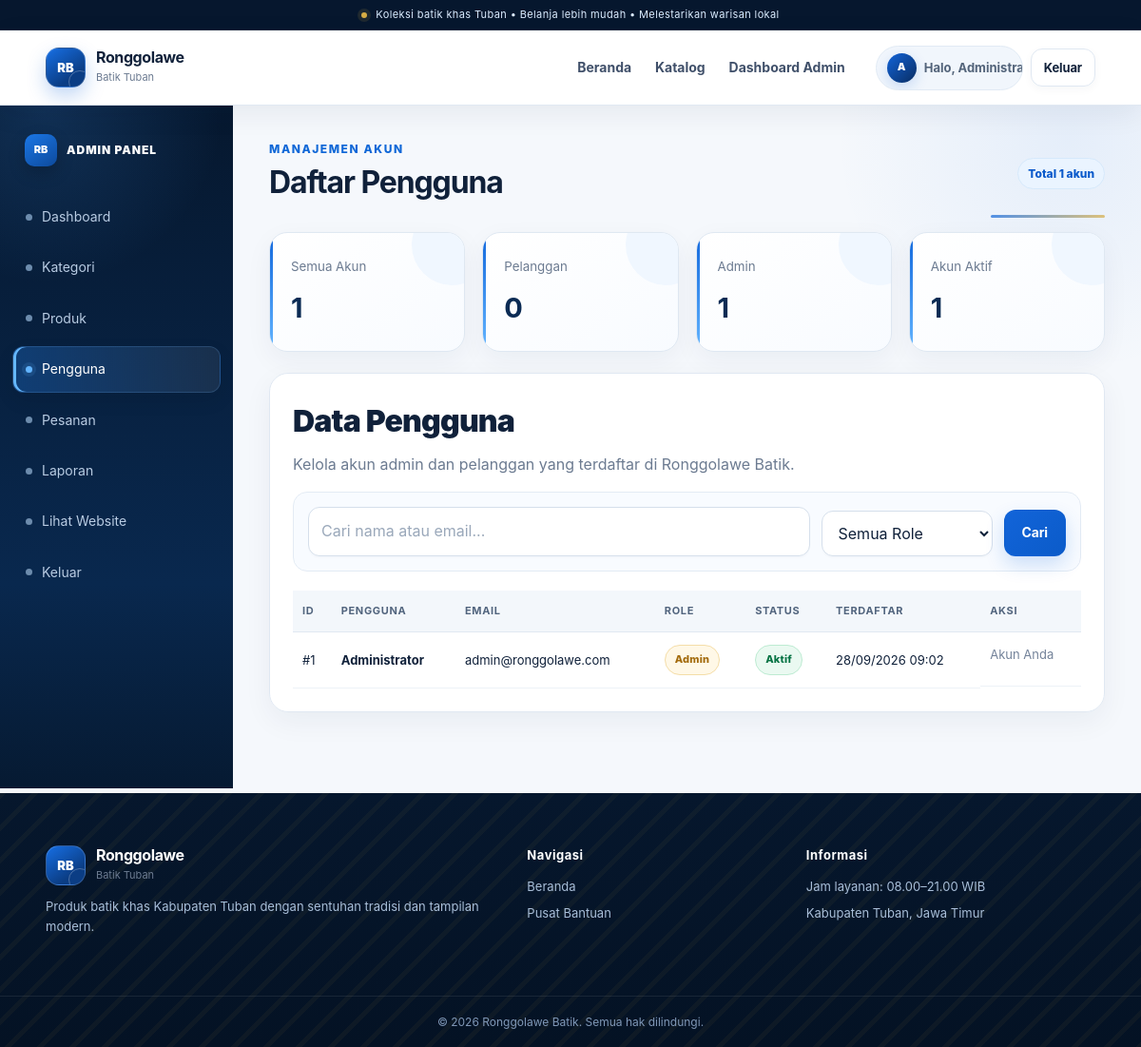
Screenshot of /admin/pengguna.php (signed in) with the database file from the repository.
### tables this page shows
CREATE TABLE IF NOT EXISTS users (
    id INT UNSIGNED AUTO_INCREMENT PRIMARY KEY,
    nama VARCHAR(100) NOT NULL,
    email VARCHAR(150) NOT NULL UNIQUE,
    password VARCHAR(255) NOT NULL,
    role ENUM('admin','user') NOT NULL DEFAULT 'user',
    status ENUM('aktif','nonaktif') NOT NULL DEFAULT 'aktif',
    created_at TIMESTAMP NOT NULL DEFAULT CURRENT_TIMESTAMP,
    updated_at TIMESTAMP NOT NULL DEFAULT CURRENT_TIMESTAMP ON UPDATE CURRENT_TIMESTAMP,
    INDEX idx_users_role (role), INDEX idx_users_status (status)
);

### includes/functions.php (called while the page is built, shortened)
<?php
function e($value)
{
    return htmlspecialchars((string)$value, ENT_QUOTES, 'UTF-8');
}
?>

### admin/pengguna.php (the view, shortened to what this page needs)
<?php
require_once "../config/database.php";
require_once "../includes/functions.php";
$search = trim($_GET['search'] ?? '');
$sql = "SELECT id,nama,email,role,status,created_at FROM users WHERE 1=1";
$sql .= " ORDER BY id DESC";
$stmt = mysqli_prepare($conn, $sql);
mysqli_stmt_execute($stmt);
$users = mysqli_stmt_get_result($stmt);
$total_users = mysqli_fetch_assoc(mysqli_query($conn, "SELECT COUNT(*) AS total FROM users"))['total'];
$total_admin = mysqli_fetch_assoc(mysqli_query($conn, "SELECT COUNT(*) AS total FROM users WHERE role='admin'"))['total'];
$total_customer = mysqli_fetch_assoc(mysqli_query($conn, "SELECT COUNT(*) AS total FROM users WHERE role='user'"))['total'];
$total_active = mysqli_fetch_assoc(mysqli_query($conn, "SELECT COUNT(*) AS total FROM users WHERE status='aktif'"))['total'];
include "../includes/header.php";
?>
<div class="admin-layout">
    <aside class="sidebar">
        <div class="sidebar-title">ADMIN PANEL</div>
        <a href="index.php">Dashboard</a>
        <a href="kategori.php">Kategori</a>
        <a href="produk.php">Produk</a>
        <a href="pengguna.php" class="active">Pengguna</a>
        <a href="pesanan.php">Pesanan</a>
        <a href="laporan.php">Laporan</a>
        <a href="../index.php">Lihat Website</a>
        <a href="../logout.php">Keluar</a>
    </aside>
    <section class="admin-main">
        <div class="admin-head">
            <div>
                <div class="kicker">MANAJEMEN AKUN</div>
                <h1>Daftar Pengguna</h1>
            </div>
            <span class="badge">Total <?= (int)$total_users; ?> akun</span>
        </div>
        <div class="stats user-stats">
            <div class="stat"><small>Semua Akun</small><strong><?= (int)$total_users; ?></strong></div>
            <div class="stat"><small>Pelanggan</small><strong><?= (int)$total_customer; ?></strong></div>
            <div class="stat"><small>Admin</small><strong><?= (int)$total_admin; ?></strong></div>
            <div class="stat"><small>Akun Aktif</small><strong><?= (int)$total_active; ?></strong></div>
        </div>
        <div class="admin-card">
            <div class="section-head" style="margin-bottom:16px">
                <div>
                    <h2>Data Pengguna</h2>
                    <p>Kelola akun admin dan pelanggan yang terdaftar di Ronggolawe Batik.</p>
                </div>
            </div>
            <form method="GET" class="filter-bar">
                <div class="filter-search">
                    <input type="text" name="search" value="<?= e($search); ?>" placeholder="Cari nama atau email...">
                </div>
                <select name="role">
                    <option value="">Semua Role</option>
                </select>
                <button class="btn btn-primary" type="submit">Cari</button>
            </form>
            <div class="table-wrap">
                <table class="admin-table">
                    <thead>
                        <tr>
                            <th>ID</th>
                            <th>Pengguna</th>
                            <th>Email</th>
                            <th>Role</th>
                            <th>Status</th>
                            <th>Terdaftar</th>
                            <th>Aksi</th>
                        </tr>
                    </thead>
                    <tbody>
                    <?php if (mysqli_num_rows($users) === 0): ?>
                        <tr><td colspan="7"><div class="empty">Tidak ada pengguna yang sesuai dengan pencarian.</div></td></tr>
                    <?php else: ?>
                        <?php while ($row = mysqli_fetch_assoc($users)): ?>
                            <tr>
                                <td>#<?= (int)$row['id']; ?></td>
                                <td><strong><?= e($row['nama']); ?></strong></td>
                                <td><?= e($row['email']); ?></td>
                                <td>
                                    <span class="status <?= $row['role'] === 'admin' ? 'warning' : ''; ?>">
                                        <?= $row['role'] === 'admin' ? 'Admin' : 'Pelanggan'; ?>
                                    </span>
                                </td>
                                <td>
                                    <span class="status <?= $row['status'] === 'aktif' ? 'success' : 'danger'; ?>">
                                        <?= e(ucfirst($row['status'])); ?>
                                    </span>
                                </td>
                                <td><?= date('d/m/Y H:i', strtotime($row['created_at'])); ?></td>
                                <td class="actions">
                                    <?php if ((int)$row['id'] === (int)$_SESSION['user_id']): ?>
                                        <span class="text-muted">Akun Anda</span>
                                    <?php endif; ?>
                                </td>
                            </tr>
                        <?php endwhile; ?>
                    <?php endif; ?>
                    </tbody>
                </table>
            </div>
        </div>
    </section>
</div>
<?php
include "../includes/footer.php";
?>

### rows the page displays
users: id "1", nama "Administrator", email "admin@ronggolawe.com", role "Admin", status "Aktif", created_at "28/09/2026 09:02", shows "Akun Anda"

### other values shown
substr($user_name, 0, 1) "A"
$user_name "Admin…"
$total_users "1"
$total_customer "0"
$total_admin "1"
$total_active "1"
